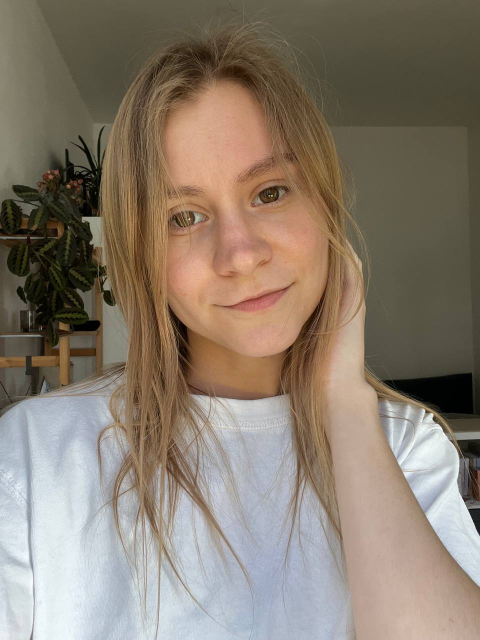
#> input picture ava.jpg, 959 x 1280 px (shown at 1/2 size)
$ python cutout-portrait.py ../ava.jpg ../ava.jpg ../ava.jpg
#> lines starting #> are read from the running program, lines starting #| are printed output that depends on the picture; after the words box and inside, x2 and y2 are one past the last pixel; in counts of white or black regions, pixels touching at a corner belong together
"""Cut the studio black backdrop out of the portrait.

A plain flood fill leaves a dark halo, because the silhouette pixels are
blends of subject and backdrop. Here the border-connected black region only
seeds the matte: the outer band gets a luminance-derived alpha and its colour
is un-premultiplied against black, which removes the fringe.
"""

import sys

import numpy as np
from PIL import Image
from scipy import ndimage

SRC, DST = sys.argv[1], sys.argv[2]
PREVIEW = sys.argv[3] if len(sys.argv) > 3 else None

BACKDROP_MAX_LUMA = 20
RAMP_LO, RAMP_HI = 8.0, 72.0
CORE_EROSION = 3

rgb = np.asarray(Image.open(SRC).convert("RGB"), dtype=np.float32)
luma = rgb @ np.array([0.2126, 0.7152, 0.0722], dtype=np.float32)
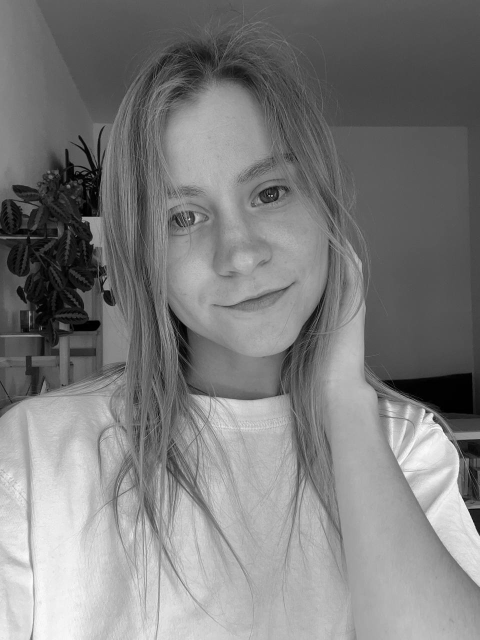
#> luma: shape (1280, 959) float32 (shown at 1/2 size); min 0, max 254.8, mean 126.5

dark = luma < BACKDROP_MAX_LUMA
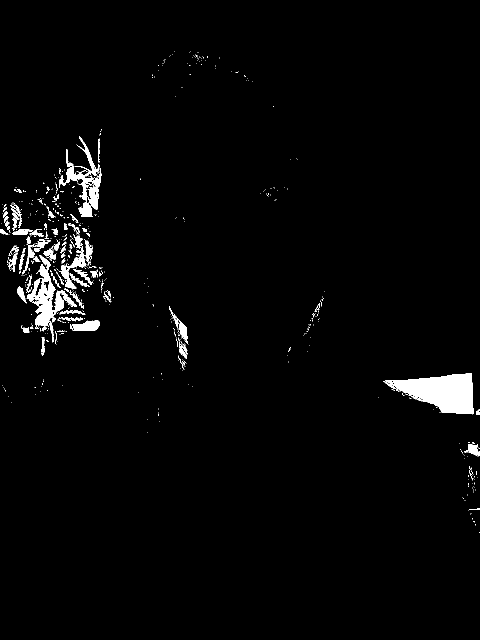
#> dark: shape (1280, 959) bool (shown at 1/2 size); 2.3% white; 648 white regions (560 under 20 px), largest, box (x1, y1, x2, y2) and area: (766, 746, 947, 829) 8690, (53, 510, 153, 654) 4234, (118, 272, 199, 433) 3234
labels, count = ndimage.label(dark)
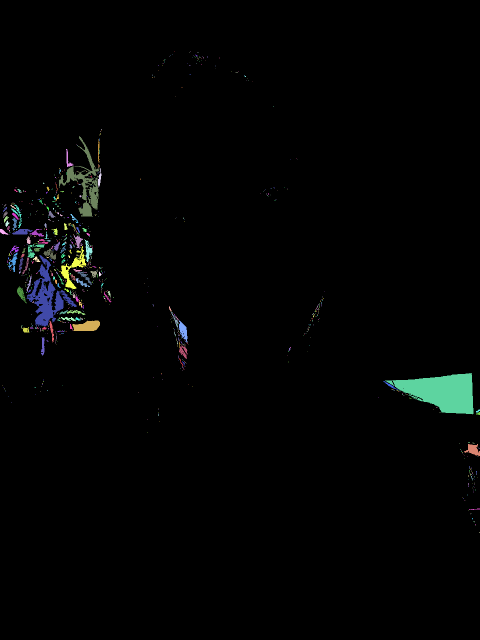
#> labels: shape (1280, 959) int32 (shown at 1/2 size); 895 distinct labels, from 0 to 894; one colour per label, 0 black
#> count = 894
# Only the one big border-touching region is the backdrop; deep shadow folds
# in the sweater are just as dark and reach the bottom edge of the frame.
sizes = ndimage.sum(dark, labels, range(1, count + 1))
#> sizes = 894 values, max 8596 at index 763, min 1 at index 0, mean 31.76
backdrop = ~ndimage.binary_fill_holes(labels != (int(np.argmax(sizes)) + 1))
#> backdrop: shape (1280, 959) bool; every value is 0

core = ndimage.binary_erosion(~backdrop, np.ones((CORE_EROSION,) * 2), border_value=1)
#> core: shape (1280, 959) bool; every value is 1

alpha = np.clip((luma - RAMP_LO) / (RAMP_HI - RAMP_LO), 0.0, 1.0)
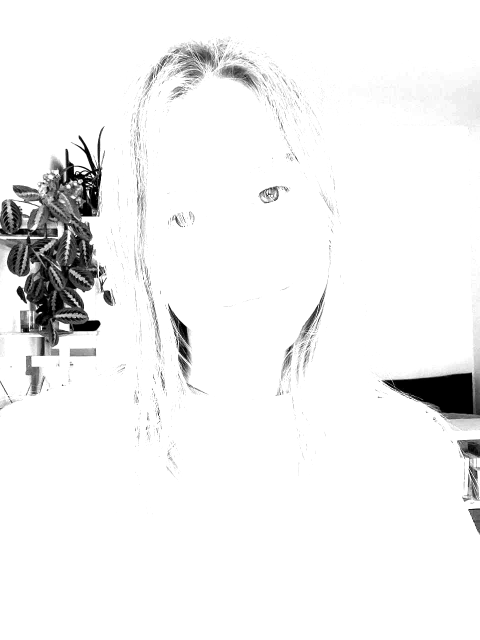
#> alpha: shape (1280, 959) float32 (shown at 1/2 size); min 0, max 1, mean 0.949
alpha[core] = 1.0
#> alpha: shape (1280, 959) float32; 11.82% of pixels changed, all inside (x1, y1, x2, y2) = (0, 55, 959, 1070)
alpha[backdrop & ~ndimage.binary_dilation(core, np.ones((5, 5)))] = 0.0

out = np.clip(rgb / np.maximum(alpha, 0.15)[..., None], 0, 255)
out = np.where((alpha < 0.995)[..., None], out, rgb)

Image.fromarray(
    np.concatenate([out, alpha[..., None] * 255], axis=2).round().astype(np.uint8),
    "RGBA",
).save(DST)

if PREVIEW:
    lavender = np.array([241, 230, 255], dtype=np.float32)
    a = alpha[..., None]
    Image.fromarray((out * a + lavender * (1 - a)).round().astype(np.uint8)).save(PREVIEW)
